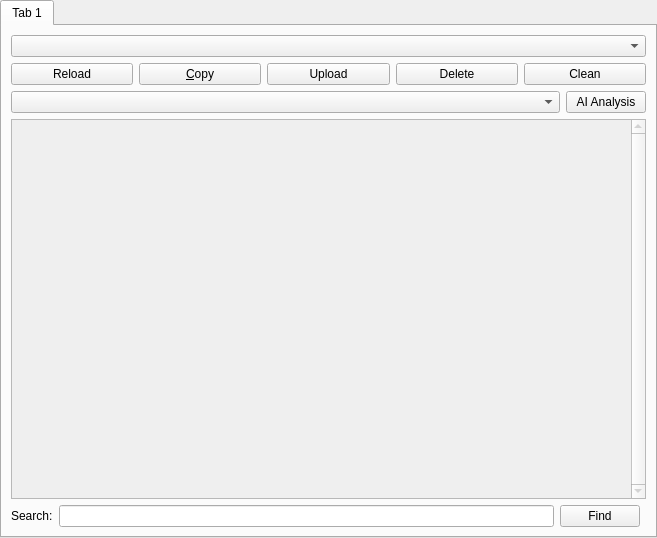
<?xml version="1.0" encoding="UTF-8"?>
<ui version="4.0">
 <class>OtherLogsPage</class>
 <widget class="QWidget" name="OtherLogsPage">
  <property name="geometry">
   <rect>
    <x>0</x>
    <y>0</y>
    <width>657</width>
    <height>538</height>
   </rect>
  </property>
  <layout class="QVBoxLayout" name="verticalLayout_2">
   <property name="leftMargin">
    <number>0</number>
   </property>
   <property name="topMargin">
    <number>0</number>
   </property>
   <property name="rightMargin">
    <number>0</number>
   </property>
   <property name="bottomMargin">
    <number>0</number>
   </property>
   <item>
    <widget class="QTabWidget" name="tabWidget">
     <property name="currentIndex">
      <number>0</number>
     </property>
     <widget class="QWidget" name="tab">
      <attribute name="title">
       <string notr="true">Tab 1</string>
      </attribute>
      <layout class="QGridLayout" name="gridLayout_2">
       <item row="2" column="1">
        <widget class="QLineEdit" name="searchBar"/>
       </item>
       <item row="2" column="2">
        <widget class="QPushButton" name="findButton">
         <property name="text">
          <string>Find</string>
         </property>
        </widget>
       </item>
       <item row="1" column="0" colspan="4">
        <widget class="QPlainTextEdit" name="text">
         <property name="enabled">
          <bool>false</bool>
         </property>
         <property name="verticalScrollBarPolicy">
          <enum>Qt::ScrollBarAlwaysOn</enum>
         </property>
         <property name="readOnly">
          <bool>true</bool>
         </property>
         <property name="textInteractionFlags">
          <set>Qt::LinksAccessibleByKeyboard|Qt::LinksAccessibleByMouse|Qt::TextBrowserInteraction|Qt::TextSelectableByKeyboard|Qt::TextSelectableByMouse</set>
         </property>
        </widget>
       </item>
       <item row="0" column="0" colspan="4">
        <layout class="QGridLayout" name="gridLayout">
         <item row="3" column="1">
          <widget class="QPushButton" name="btnCopy">
           <property name="toolTip">
            <string>Copy the whole log into the clipboard</string>
           </property>
           <property name="text">
            <string>&amp;Copy</string>
           </property>
          </widget>
         </item>
         <item row="3" column="3">
          <widget class="QPushButton" name="btnDelete">
           <property name="toolTip">
            <string>Clear the log</string>
           </property>
           <property name="text">
            <string>Delete</string>
           </property>
          </widget>
         </item>
         <item row="3" column="2">
          <widget class="QPushButton" name="btnPaste">
           <property name="toolTip">
            <string>Upload the log to paste.ee - it will stay online for a month</string>
           </property>
           <property name="text">
            <string>Upload</string>
           </property>
          </widget>
         </item>
         <item row="3" column="4">
          <widget class="QPushButton" name="btnClean">
           <property name="toolTip">
            <string>Clear the log</string>
           </property>
           <property name="text">
            <string>Clean</string>
           </property>
          </widget>
         </item>
         <item row="3" column="0">
          <widget class="QPushButton" name="btnReload">
           <property name="text">
            <string>Reload</string>
           </property>
          </widget>
         </item>
         <item row="0" column="0" colspan="5">
          <widget class="QComboBox" name="selectLogBox">
           <property name="sizePolicy">
            <sizepolicy hsizetype="Expanding" vsizetype="Fixed">
             <horstretch>0</horstretch>
             <verstretch>0</verstretch>
            </sizepolicy>
           </property>
          </widget>
         </item>
         <item row="4" column="0" colspan="5">
          <layout class="QHBoxLayout" name="aiLayout">
           <item>
            <widget class="QComboBox" name="aiModelCombo">
             <property name="sizePolicy">
              <sizepolicy hsizetype="Expanding" vsizetype="Fixed">
               <horstretch>0</horstretch>
               <verstretch>0</verstretch>
              </sizepolicy>
             </property>
            </widget>
           </item>
           <item>
            <widget class="QPushButton" name="btnAIAnalysis">
             <property name="toolTip">
              <string>Analyze crash log with AI</string>
             </property>
             <property name="text">
              <string>AI Analysis</string>
             </property>
            </widget>
           </item>
          </layout>
         </item>
        </layout>
       </item>
       <item row="2" column="0">
        <widget class="QLabel" name="label">
         <property name="text">
          <string>Search:</string>
         </property>
        </widget>
       </item>
      </layout>
     </widget>
    </widget>
   </item>
  </layout>
 </widget>
 <tabstops>
  <tabstop>tabWidget</tabstop>
  <tabstop>selectLogBox</tabstop>
  <tabstop>btnReload</tabstop>
  <tabstop>btnCopy</tabstop>
  <tabstop>btnPaste</tabstop>
  <tabstop>btnDelete</tabstop>
  <tabstop>btnClean</tabstop>
  <tabstop>aiModelCombo</tabstop>
  <tabstop>btnAIAnalysis</tabstop>
  <tabstop>text</tabstop>
  <tabstop>searchBar</tabstop>
  <tabstop>findButton</tabstop>
 </tabstops>
 <resources/>
 <connections/>
</ui>
